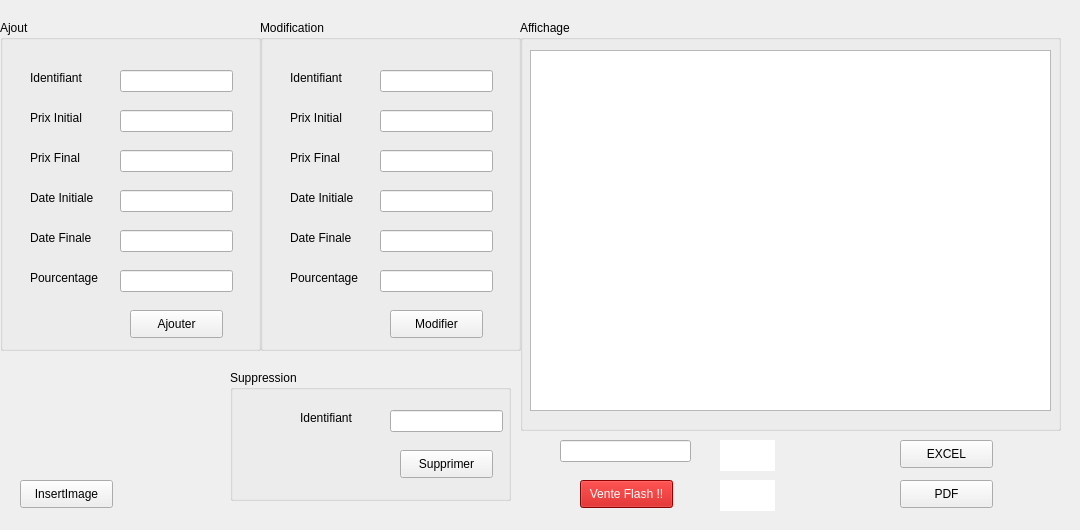
   <widget class="QWidget" name="tab_2">
    <attribute name="title">
     <string>Promotions</string>
    </attribute>
    <widget class="QGroupBox" name="groupBox_4">
     <property name="geometry">
      <rect>
       <x>0</x>
       <y>20</y>
       <width>261</width>
       <height>331</height>
      </rect>
     </property>
     <property name="title">
      <string>Ajout</string>
     </property>
     <widget class="QLabel" name="label_4">
      <property name="geometry">
       <rect>
        <x>30</x>
        <y>50</y>
        <width>71</width>
        <height>16</height>
       </rect>
      </property>
      <property name="text">
       <string>Identifiant</string>
      </property>
     </widget>
     <widget class="QLabel" name="label_5">
      <property name="geometry">
       <rect>
        <x>30</x>
        <y>90</y>
        <width>71</width>
        <height>16</height>
       </rect>
      </property>
      <property name="text">
       <string>Prix Initial</string>
      </property>
     </widget>
     <widget class="QLabel" name="label_6">
      <property name="geometry">
       <rect>
        <x>30</x>
        <y>130</y>
        <width>61</width>
        <height>16</height>
       </rect>
      </property>
      <property name="text">
       <string>Prix Final</string>
      </property>
     </widget>
     <widget class="QLineEdit" name="le_idpro">
      <property name="geometry">
       <rect>
        <x>120</x>
        <y>50</y>
        <width>113</width>
        <height>22</height>
       </rect>
      </property>
     </widget>
     <widget class="QLineEdit" name="le_prix_initial">
      <property name="geometry">
       <rect>
        <x>120</x>
        <y>90</y>
        <width>113</width>
        <height>22</height>
       </rect>
      </property>
     </widget>
     <widget class="QLineEdit" name="le_prix_final">
      <property name="geometry">
       <rect>
        <x>120</x>
        <y>130</y>
        <width>113</width>
        <height>22</height>
       </rect>
      </property>
     </widget>
     <widget class="QPushButton" name="pb_ajouterpro">
      <property name="geometry">
       <rect>
        <x>130</x>
        <y>290</y>
        <width>93</width>
        <height>28</height>
       </rect>
      </property>
      <property name="text">
       <string>Ajouter</string>
      </property>
     </widget>
     <widget class="QLabel" name="label_10">
      <property name="geometry">
       <rect>
        <x>30</x>
        <y>170</y>
        <width>71</width>
        <height>16</height>
       </rect>
      </property>
      <property name="text">
       <string>Date Initiale</string>
      </property>
     </widget>
     <widget class="QLineEdit" name="le_date_initiale">
      <property name="geometry">
       <rect>
        <x>120</x>
        <y>170</y>
        <width>113</width>
        <height>22</height>
       </rect>
      </property>
     </widget>
     <widget class="QLabel" name="label_15">
      <property name="geometry">
       <rect>
        <x>30</x>
        <y>210</y>
        <width>71</width>
        <height>16</height>
       </rect>
      </property>
      <property name="text">
       <string>Date Finale</string>
      </property>
     </widget>
     <widget class="QLineEdit" name="le_date_finale">
      <property name="geometry">
       <rect>
        <x>120</x>
        <y>210</y>
        <width>113</width>
        <height>22</height>
       </rect>
      </property>
     </widget>
     <widget class="QLabel" name="label_16">
      <property name="geometry">
       <rect>
        <x>30</x>
        <y>250</y>
        <width>81</width>
        <height>16</height>
       </rect>
      </property>
      <property name="text">
       <string>Pourcentage</string>
      </property>
     </widget>
     <widget class="QLineEdit" name="le_pourcentage">
      <property name="geometry">
       <rect>
        <x>120</x>
        <y>250</y>
        <width>113</width>
        <height>22</height>
       </rect>
      </property>
     </widget>
    </widget>
    <widget class="QGroupBox" name="groupBox_5">
     <property name="geometry">
      <rect>
       <x>230</x>
       <y>370</y>
       <width>281</width>
       <height>131</height>
      </rect>
     </property>
     <property name="title">
      <string>Suppression</string>
     </property>
     <widget class="QLabel" name="label_8">
      <property name="geometry">
       <rect>
        <x>70</x>
        <y>40</y>
        <width>71</width>
        <height>16</height>
       </rect>
      </property>
      <property name="text">
       <string>Identifiant</string>
      </property>
     </widget>
     <widget class="QLineEdit" name="le_id_supp_2">
      <property name="geometry">
       <rect>
        <x>160</x>
        <y>40</y>
        <width>113</width>
        <height>22</height>
       </rect>
      </property>
     </widget>
     <widget class="QPushButton" name="pb_supprimer_2">
      <property name="geometry">
       <rect>
        <x>170</x>
        <y>80</y>
        <width>93</width>
        <height>28</height>
       </rect>
      </property>
      <property name="text">
       <string>Supprimer</string>
      </property>
     </widget>
    </widget>
    <widget class="QGroupBox" name="groupBox_6">
     <property name="geometry">
      <rect>
       <x>520</x>
       <y>20</y>
       <width>541</width>
       <height>411</height>
      </rect>
     </property>
     <property name="title">
      <string>Affichage</string>
     </property>
     <widget class="QTableView" name="tab_promotion">
      <property name="geometry">
       <rect>
        <x>10</x>
        <y>30</y>
        <width>521</width>
        <height>361</height>
       </rect>
      </property>
     </widget>
    </widget>
    <widget class="QGroupBox" name="groupBox_8">
     <property name="geometry">
      <rect>
       <x>260</x>
       <y>20</y>
       <width>261</width>
       <height>331</height>
      </rect>
     </property>
     <property name="title">
      <string>Modification</string>
     </property>
     <widget class="QLabel" name="label_17">
      <property name="geometry">
       <rect>
        <x>30</x>
        <y>50</y>
        <width>71</width>
        <height>16</height>
       </rect>
      </property>
      <property name="text">
       <string>Identifiant</string>
      </property>
     </widget>
     <widget class="QLabel" name="label_18">
      <property name="geometry">
       <rect>
        <x>30</x>
        <y>90</y>
        <width>71</width>
        <height>16</height>
       </rect>
      </property>
      <property name="text">
       <string>Prix Initial</string>
      </property>
     </widget>
     <widget class="QLabel" name="label_19">
      <property name="geometry">
       <rect>
        <x>30</x>
        <y>130</y>
        <width>61</width>
        <height>16</height>
       </rect>
      </property>
      <property name="text">
       <string>Prix Final</string>
      </property>
     </widget>
     <widget class="QLineEdit" name="id_modifier_promotion">
      <property name="geometry">
       <rect>
        <x>120</x>
        <y>50</y>
        <width>113</width>
        <height>22</height>
       </rect>
      </property>
     </widget>
     <widget class="QLineEdit" name="Prix_initial_modifier">
      <property name="geometry">
       <rect>
        <x>120</x>
        <y>90</y>
        <width>113</width>
        <height>22</height>
       </rect>
      </property>
     </widget>
     <widget class="QLineEdit" name="Prix_final_modifier">
      <property name="geometry">
       <rect>
        <x>120</x>
        <y>130</y>
        <width>113</width>
        <height>22</height>
       </rect>
      </property>
     </widget>
     <widget class="QPushButton" name="pb_modifier_promotion">
      <property name="geometry">
       <rect>
        <x>130</x>
        <y>290</y>
        <width>93</width>
        <height>28</height>
       </rect>
      </property>
      <property name="text">
       <string>Modifier</string>
      </property>
     </widget>
     <widget class="QLabel" name="label_20">
      <property name="geometry">
       <rect>
        <x>30</x>
        <y>170</y>
        <width>71</width>
        <height>16</height>
       </rect>
      </property>
      <property name="text">
       <string>Date Initiale</string>
      </property>
     </widget>
     <widget class="QLineEdit" name="Date_initiale_modifier">
      <property name="geometry">
       <rect>
        <x>120</x>
        <y>170</y>
        <width>113</width>
        <height>22</height>
       </rect>
      </property>
     </widget>
     <widget class="QLabel" name="label_21">
      <property name="geometry">
       <rect>
        <x>30</x>
        <y>210</y>
        <width>71</width>
        <height>16</height>
       </rect>
      </property>
      <property name="text">
       <string>Date Finale</string>
      </property>
     </widget>
     <widget class="QLineEdit" name="Date_finale_modifier_promotion">
      <property name="geometry">
       <rect>
        <x>120</x>
        <y>210</y>
        <width>113</width>
        <height>22</height>
       </rect>
      </property>
     </widget>
     <widget class="QLabel" name="label_22">
      <property name="geometry">
       <rect>
        <x>30</x>
        <y>250</y>
        <width>81</width>
        <height>16</height>
       </rect>
      </property>
      <property name="text">
       <string>Pourcentage</string>
      </property>
     </widget>
     <widget class="QLineEdit" name="pourcentage_modifier_promotion">
      <property name="geometry">
       <rect>
        <x>120</x>
        <y>250</y>
        <width>113</width>
        <height>22</height>
       </rect>
      </property>
     </widget>
    </widget>
    <widget class="QPushButton" name="excel">
     <property name="geometry">
      <rect>
       <x>900</x>
       <y>440</y>
       <width>93</width>
       <height>28</height>
      </rect>
     </property>
     <property name="text">
      <string>EXCEL</string>
     </property>
    </widget>
    <widget class="QPushButton" name="PDF">
     <property name="geometry">
      <rect>
       <x>900</x>
       <y>480</y>
       <width>93</width>
       <height>28</height>
      </rect>
     </property>
     <property name="text">
      <string>PDF</string>
     </property>
    </widget>
    <widget class="QLabel" name="label_24">
     <property name="geometry">
      <rect>
       <x>0</x>
       <y>10</y>
       <width>1071</width>
       <height>511</height>
      </rect>
     </property>
     <property name="styleSheet">
      <string notr="true">background-color:tranparent;

border-image:url(:/img/fatma.jpg);

background:none;

border:none;

background-repeat:none;</string>
     </property>
     <property name="text">
      <string/>
     </property>
    </widget>
    <widget class="QPushButton" name="InsertImage">
     <property name="geometry">
      <rect>
       <x>20</x>
       <y>480</y>
       <width>93</width>
       <height>28</height>
      </rect>
     </property>
     <property name="text">
      <string>InsertImage</string>
     </property>
    </widget>
    <widget class="QLabel" name="lbl_image">
     <property name="geometry">
      <rect>
       <x>30</x>
       <y>375</y>
       <width>171</width>
       <height>81</height>
      </rect>
     </property>
     <property name="text">
      <string/>
     </property>
    </widget>
    <widget class="QLabel" name="label_26">
     <property name="geometry">
      <rect>
       <x>720</x>
       <y>440</y>
       <width>55</width>
       <height>31</height>
      </rect>
     </property>
     <property name="styleSheet">
      <string notr="true">background-color: rgb(255, 255, 255);
font: 75 12pt &quot;MS Shell Dlg 2&quot;;</string>
     </property>
     <property name="text">
      <string/>
     </property>
    </widget>
    <widget class="QLineEdit" name="rechercher_promo">
     <property name="geometry">
      <rect>
       <x>560</x>
       <y>440</y>
       <width>131</width>
       <height>22</height>
      </rect>
     </property>
    </widget>
    <widget class="QLabel" name="label_Vente_Flash">
     <property name="geometry">
      <rect>
       <x>720</x>
       <y>480</y>
       <width>55</width>
       <height>31</height>
      </rect>
     </property>
     <property name="styleSheet">
      <string notr="true">background-color: rgb(255, 255, 255);
font: 75 12pt &quot;MS Shell Dlg 2&quot;;</string>
     </property>
     <property name="text">
      <string/>
     </property>
    </widget>
    <widget class="QPushButton" name="VenteFlash">
     <property name="geometry">
      <rect>
       <x>580</x>
       <y>480</y>
       <width>93</width>
       <height>28</height>
      </rect>
     </property>
     <property name="styleSheet">
      <string notr="true">background-color: rgb(197, 0, 0);
color: rgb(255, 255, 255);</string>
     </property>
     <property name="text">
      <string>Vente Flash !!</string>
     </property>
    </widget>
    <zorder>label_24</zorder>
    <zorder>groupBox_4</zorder>
    <zorder>groupBox_5</zorder>
    <zorder>groupBox_6</zorder>
    <zorder>groupBox_8</zorder>
    <zorder>excel</zorder>
    <zorder>PDF</zorder>
    <zorder>InsertImage</zorder>
    <zorder>lbl_image</zorder>
    <zorder>label_26</zorder>
    <zorder>rechercher_promo</zorder>
    <zorder>label_Vente_Flash</zorder>
    <zorder>VenteFlash</zorder>
   </widget>
